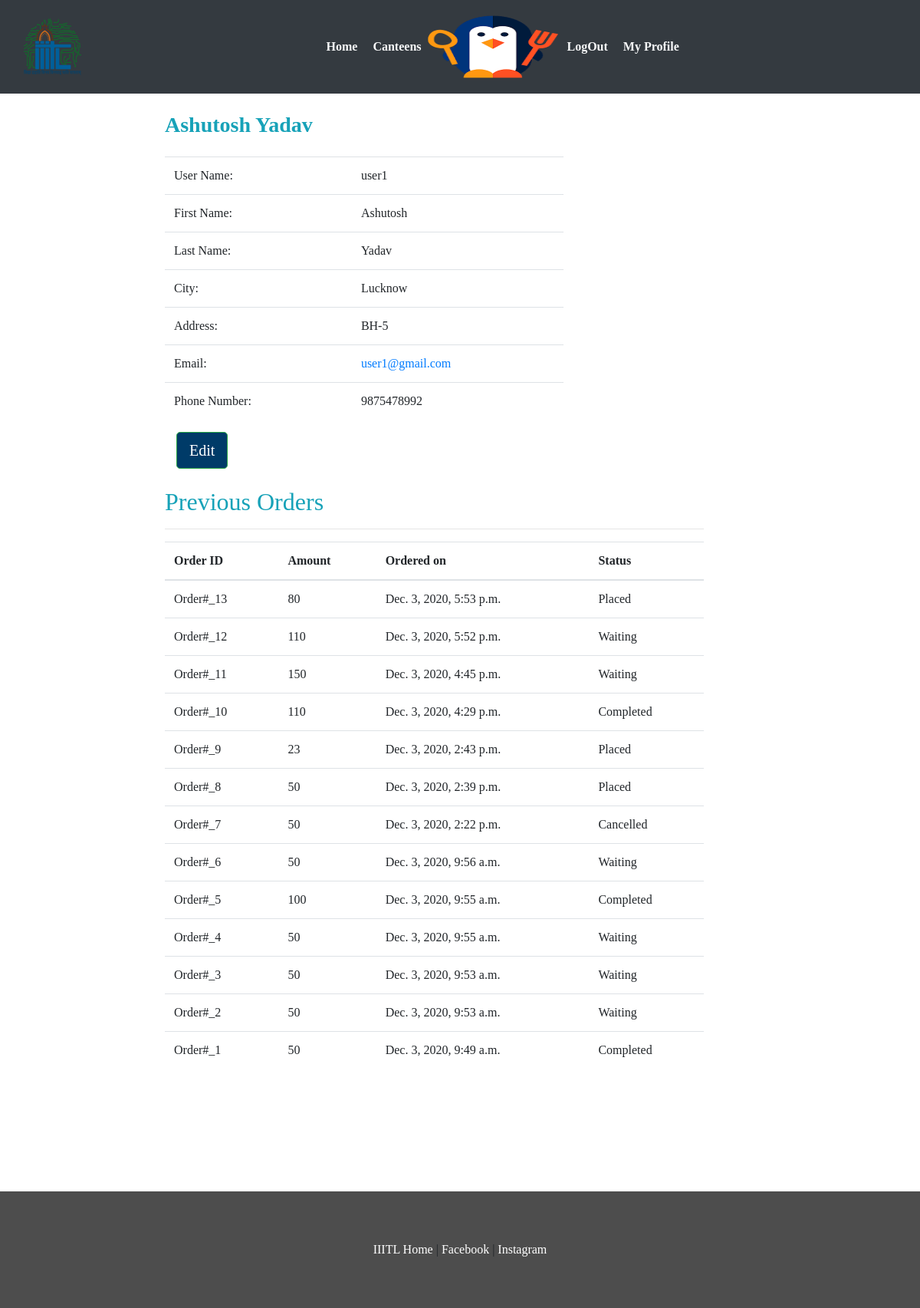
The page /profile/user/ (signed in) on the database its author committed.
### webapp/models.py (models this page shows, shortened)
class User(AbstractUser):
	is_customer   = models.BooleanField(default=False)
	is_restaurant = models.BooleanField(default=False)

class Customer(models.Model):
	user 		= models.OneToOneField(settings.AUTH_USER_MODEL,on_delete=models.CASCADE)
	f_name   	= models.CharField(max_length=20,blank=False)
	l_name		= models.CharField(max_length=20,blank=False)
	city  		= models.CharField(max_length=40,blank=False)
	phone 		= models.CharField(max_length=10,blank=False)
	address		= models.TextField()

class Order(models.Model):
	id 				= models.AutoField(primary_key=True)
	total_amount    = models.IntegerField(default=0)
	timestamp       = models.DateTimeField(auto_now_add=True)
	delivery_addr   = models.CharField(max_length=50,blank=True)
	orderedBy      = models.ForeignKey(User ,on_delete=models.CASCADE)
	r_id			= models.ForeignKey(Restaurant ,on_delete=models.CASCADE)
	ORDER_STATE_WAITING 	 = "Waiting"
	ORDER_STATE_PLACED 		 = "Placed"
	ORDER_STATE_ACKNOWLEDGED = "Acknowledged"
	ORDER_STATE_COMPLETED    = "Completed"
	ORDER_STATE_CANCELLED    = "Cancelled"
	ORDER_STATE_DISPATCHED   = "Dispatched"
	ORDER_STATE_CHOICES = (
		(ORDER_STATE_WAITING,ORDER_STATE_WAITING),
			(ORDER_STATE_PLACED, ORDER_STATE_PLACED),
			(ORDER_STATE_ACKNOWLEDGED, ORDER_STATE_ACKNOWLEDGED),
			(ORDER_STATE_COMPLETED, ORDER_STATE_COMPLETED),
			(ORDER_STATE_CANCELLED, ORDER_STATE_CANCELLED),
			(ORDER_STATE_DISPATCHED, ORDER_STATE_DISPATCHED)
	)
	status = models.CharField(max_length=50,choices=ORDER_STATE_CHOICES,default=ORDER_STATE_WAITING)

### webapp/views.py (the view)
# urls.py: path('profile/user/',views.customerProfile,name='profile'),
def customerProfile(request,pk=None):
	if pk:
		user = User.objects.get(pk=pk)
	else:
		user=request.user
	user_ord = Order.objects.filter(orderedBy = user).order_by('-timestamp')
	return render(request,'webapp/profile.html',{'user':user, 'user_ord':user_ord})

### webapp/templates/webapp/profile.html (shortened to what this page needs)
{% extends 'webapp/base.html'%}
{% block body %}
<br>
	<div class="container col-md-8">
		<div class="row">
		<div class=" col-md-11 toppad">
          <div class="panel panel-info">
            <div class="panel-heading">
              <h3 class="panel-title text-info "><strong>{{user.customer.f_name}}  {{user.customer.l_name}}</strong></h3>
                          </div>
                          <br>
                          <div class="panel-body">
                            <div class="row">
                              <div class=" col-md-9 col-lg-9 ">
                                <table class="table table-user-information">
                                  <tbody>
                                  	<tr>
                                      <td>User Name:</td>
                                      <td>{{user.username}}</td>
                                    </tr>
                                    <tr>
                                      <td>First Name:</td>
                                      <td>{{user.customer.f_name}}</td>
                                    </tr>
                                    <tr>
                                      <td>Last Name:</td>
                                      <td>{{user.customer.l_name}}</td>
                                    </tr>
                                    <tr>
                                      <td>City:</td>
                                      <td>{{user.customer.city}}</td>
                                    </tr>
                                      <td>Address:</td>
                                      <td>{{user.customer.address}}</td>
                                    <tr>
                                      <td>Email:</td>
                                      <td><a href="#">{{user.email}}</a></td>
                                    </tr>
                                    <tr>
                                      <td>Phone Number:</td>
                                      <td>{{user.customer.phone}}
                                      </td>
                                    </tr>
                                  </tbody>
                                </table>
                                <div class="container">
                                <div class="row">
                                  <div class="col">
                                  <a class="btn btn-success btn-lg" href="{% url 'cupdate' user.id %}">Edit</a>
                                </div>
                                </div>
                  				</div>
                </div>
              </div>
            </div>
        </div>
        </div>
    </div>
      <br>
    <div class="row">
      <div class="col-md-11 toppad">
        <h2 class = "panel-title text-info">Previous Orders</h2>
        <hr>
        <table class="table">
            <thead>
                <tr>
                    <th>Order ID</th>
                    <th>Amount</th>
                    <th>Ordered on</th>
                    <th>Status</th>
                </tr>
            </thead>
            <tbody>
                {% for order in user_ord %}
                <tr>
                    <td>Order#_{{order.id}}</td>
                    <td>{{order.total_amount}}</td>
                    <td>{{order.timestamp}}</td>
                    <td>{{order.status}}</td>
                </tr>
                {% endfor %}
            </tbody>
        </table>
      </div>
    </div>
    <br>
	</div>
  <br>
{% endblock%}

### webapp/static/webapp/css/style.css (style rules this page uses)
body { padding:0; margin:0; font-family: "Times New Roman", Times, serif; }
.btn { background-color: #003b68; }
body a { transition:0.5s all; -webkit-transition:0.5s all; -moz-transition:0.5s all; -o-transition:0.5s all; -ms-transition:0.5s all; }
h1,h2,h3,h4,h5,h6 { margin:0; }

### rows shown on the page
User: customer.f_name "Ashutosh", customer.l_name "Yadav", username "user1", customer.city "Lucknow", customer.address "BH-5", email "user1@gmail.com", customer.phone "9875478992"
Order: id "13", total_amount "80", timestamp "Dec. 3, 2020, 5:53 p.m.", status "Placed"
Order: id "12", total_amount "110", timestamp "Dec. 3, 2020, 5:52 p.m.", status "Waiting"
Order: id "11", total_amount "150", timestamp "Dec. 3, 2020, 4:45 p.m.", status "Waiting"
Order: id "10", total_amount "110", timestamp "Dec. 3, 2020, 4:29 p.m.", status "Completed"
Order: id "9", total_amount "23", timestamp "Dec. 3, 2020, 2:43 p.m.", status "Placed"
Order: id "8", total_amount "50", timestamp "Dec. 3, 2020, 2:39 p.m.", status "Placed"
Order: id "7", total_amount "50", timestamp "Dec. 3, 2020, 2:22 p.m.", status "Cancelled"
Order: id "6", total_amount "50", timestamp "Dec. 3, 2020, 9:56 a.m.", status "Waiting"
Order: id "5", total_amount "100", timestamp "Dec. 3, 2020, 9:55 a.m.", status "Completed"
Order: id "4", total_amount "50", timestamp "Dec. 3, 2020, 9:55 a.m.", status "Waiting"
Order: id "3", total_amount "50", timestamp "Dec. 3, 2020, 9:53 a.m.", status "Waiting"
Order: id "2", total_amount "50", timestamp "Dec. 3, 2020, 9:53 a.m.", status "Waiting"
Order: id "1", total_amount "50", timestamp "Dec. 3, 2020, 9:49 a.m.", status "Completed"
